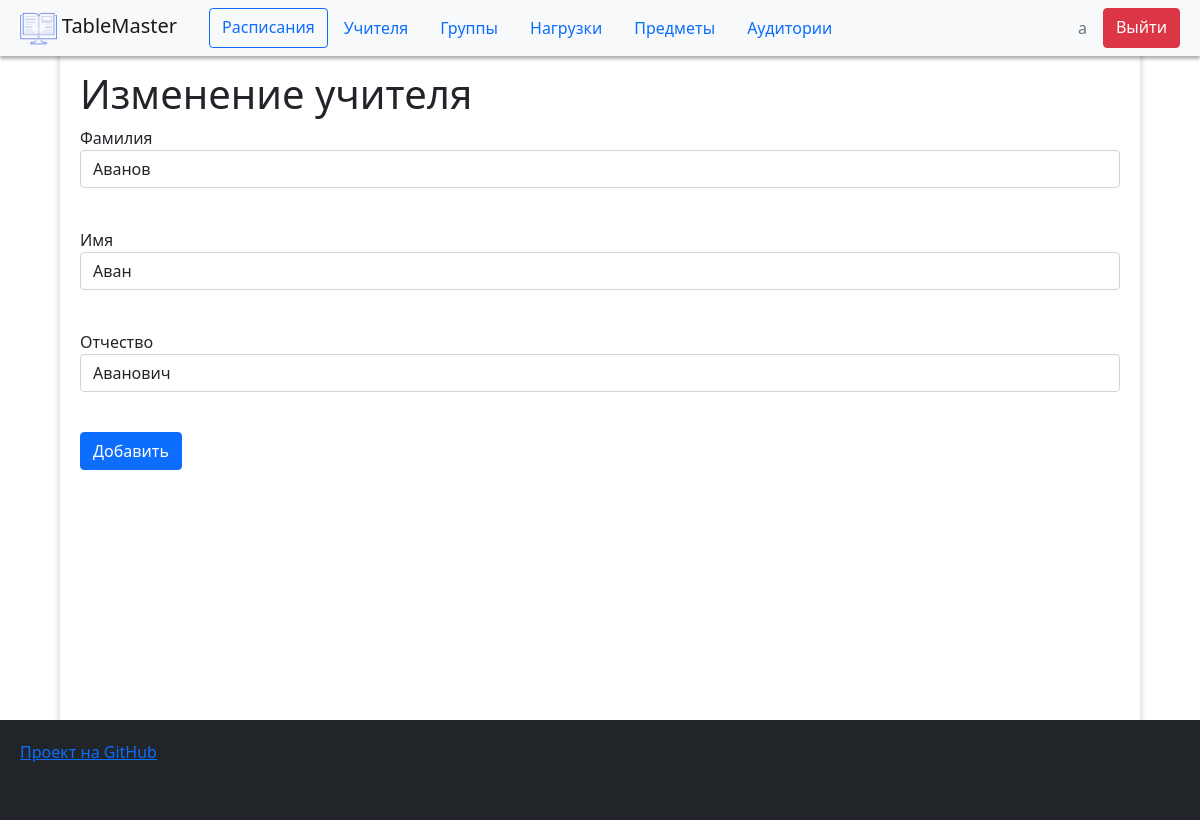
Page /teacher/1 (signed in) on the committed database.
### data/user.py (models this page shows, shortened)
class User(SqlAlchemyBase, UserMixin):
    __tablename__ = 'user'
    id = sqlalchemy.Column(sqlalchemy.Integer, primary_key=True, autoincrement=True)
    name = sqlalchemy.Column(sqlalchemy.String, nullable=True)
    email = sqlalchemy.Column(sqlalchemy.String, unique=True)
    hashed_password = sqlalchemy.Column(sqlalchemy.String, nullable=True)

### data/teacher.py (models this page shows)
class Teacher(SqlAlchemyBase):
    __tablename__ = 'teacher'
    id = sqlalchemy.Column(sqlalchemy.Integer, primary_key=True, autoincrement=True)
    name = sqlalchemy.Column(sqlalchemy.String, nullable=True)
    surname = sqlalchemy.Column(sqlalchemy.String, nullable=True)
    patronymic = sqlalchemy.Column(sqlalchemy.String, nullable=True)

### main.py (the view, shortened to what this page needs)
@app.route('/teacher/<int:id>', methods=['GET', 'POST'])
@login_required
def edit_teacher(id):
    form = TeacherForm()
    base = db_session.create_session()
    if flask.request.method == 'GET':
        load = base.query(Teacher).get(id)
        form.surname.data = load.surname
        form.name.data = load.name
        form.patronymic.data = load.patronymic
    return render_template('teacher.html', title='Изменение учителя', form=form)

### data/forms.py
class TeacherForm(FlaskForm):
    surname = StringField('Фамилия', validators=[DataRequired()])
    name = StringField('Имя', validators=[DataRequired()])
    patronymic = StringField('Отчество', validators=[DataRequired()])
    submit = SubmitField('Добавить')

### data/db_session.py (called while the page is built)
def create_session() -> Session:
    global __factory
    return __factory()

### main.py (called while the page is built)
@lm.user_loader
def load_user(user_id):
    db_sess = db_session.create_session()
    return db_sess.query(User).get(user_id)

### templates/teacher.html (shortened to what this page needs)
{% extends "base.html" %}
{% block content %}
<h1>{{ title }}</h1>
<form method="post" class="">
    {% for field in form %}
        {% if loop.index not in [4, 5] %}
            <p>
                {{ field.label }}<br>
                {{ field(class="form-control") }}<br>
            </p>
        {% endif %}
    {% endfor %}
    <p>{{ form.submit(type="submit", class="btn btn-primary") }}</p>
</form>
{% endblock %}

### templates/base.html (shortened to what this page needs)
<!DOCTYPE html>
<html lang="ru">
<head>
    <link rel="stylesheet" type="text/css"
    href="/static/css/style.css" />
    <link rel="stylesheet"
    href="https://cdn.jsdelivr.net/npm/bootstrap@5.0.0-beta1/dist/css/bootstrap.min.css"
>
</head>
<body>
	<div id="Header" class="fixed-top">
		<nav class="navbar navbar-expand-lg navbar-light bg-light">
			<a class="navbar-brand" style="padding: 0; margin-right: 2rem;" href="/">
				<img src="/static/img/icon.png" style="height: 33px;">
				TableMaster
			</a>
			<div class="collapse navbar-collapse justify-content-between" id="phoneCollapsed">
				{% if current_user.is_authenticated %}
					<div style="display: flex; overflow: auto;">
						<a class="btn btn-outline-primary" href="/timetable_list">Расписания</a>
						<a class="nav-link" href="/teacher_list">Учителя</a>
						<a class="nav-link" href="/group_list">Группы</a>
						<a class="nav-link" href="/charge_list">Нагрузки</a>
						<a class="nav-link" href="/subject_list">Предметы</a>
						<a class="nav-link" href="/audit_list">Аудитории</a>
					</div>
					<div style="display: flex;">
						<a class="nav-link text-secondary">{{ current_user.name }}</a>
						<a class="btn btn-danger" href="/logout">Выйти</a>
					</div>
				{% else %}
					<div style="display: flex;"></div>
					<div style="display: flex;">
						<a class="btn btn-primary" href="/register">Зарегистрироваться</a>
						<a class="btn btn-outline-primary" style="margin-left: 1rem;" href="/login">Войти</a>
					</div>
				{% endif %}
			</div>
		</nav>
	</div>
	<div id="Content">
		{% block content %} {% endblock %}
	</div>
	<div id="Footer" class="bg-dark text-white">
		<a href="https://github.com/ddkhugaev/TableMaster" target="_blank">Проект на GitHub</a>
	</div>
</body>
</html>

### static/css/style.css (style rules this page uses)
#Header { box-shadow: 0px 3px 3px rgba(0, 0, 0, 0.3); }
.navbar { padding-right: 20px; padding-left: 20px; }
#Content { width: 90vw; padding: 20px; padding-top: 70px; margin: auto; box-shadow: 0px 0px 3px 3px rgba(0, 0, 0, 0.1); min-height: 90vh; }
#Footer { position: relative; height: 100px; padding: 20px; }

### rows in the picture
User: name "a"
Teacher: surname "Аванов" "Аван" "Аванович"

### other values in the picture
{{ title }} "Изменение учителя"
{{ field.label }} "Фамилия" "Имя" "Отчество"
